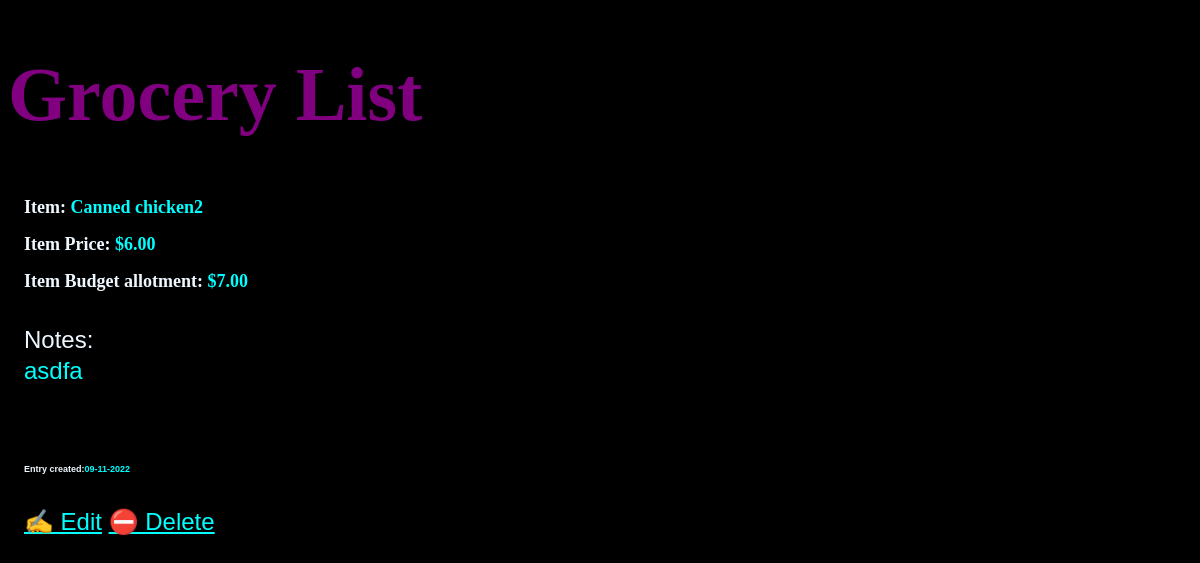
/list_items/18, run on the app's committed database.
### list_items/models.py (models this page shows, shortened)
class List_items(models.Model):
    groc_item = models.CharField(max_length=70)
    notes = models.TextField()
    item_price = models.DecimalField(max_digits=8, decimal_places=2)
    budget = models.DecimalField(max_digits=8, decimal_places=2)
    date_created = models.DateTimeField(default=timezone.now)
    class Meta:
        verbose_name_plural = "ListItems"

### list_items/views.py (the view)
class List_itemsDetailView(DetailView):
    model = List_items

### list_items/templates/list_items/list_items_detail.html
{% extends "list_items/base.html" %}
{% block content %}
<article>
    <h3><span id="grocitemspan">Item: </span>{{ list_items.groc_item }}</h3>
    <br>
    <h4><span id="itemspan">Item Price: </span> ${{ list_items.item_price }}</h4>
    <br>
    <h5><span id="budgetspan">Item Budget allotment: </span>${{ list_items.budget }}</h5>
    <br>
    <p><span id="notespan">Notes:</span><br>
        {{ list_items.notes }}
    </p>
    <br><br>
    <h6><span id="datespan">Entry created:</span>{{ list_items.date_created|date:'m-d-Y' }}</h6>
</article>
<p>
    <a href="{% url 'list_items-update' list_items.id %}">✍️ Edit</a>
    <a href="{% url 'list_items-delete' list_items.id %}">⛔ Delete</a>
</p>
{% endblock %}

### list_items/static/css/grocery.css (style rules this page uses)
* { box-sizing: content-box; }
body { background-color: black; }
body { font-family: sans-serif; font-size: 20px; }
a { color: inherit; }
h3 { font: size 20px; margin: 0; display: inline-block; padding: 0.5rem 1rem; vertical-align: top; font-family: cursive; color: aqua; font-size: large; }
h4, h5 { color: aqua; font-size: 1.4em; margin: 0; display: inline-block; padding: 0.5rem 1rem; vertical-align: top; font-family: cursive; font-size: large; }
h6 { margin: 0; display: inline-block; padding: 0.5rem 1rem; vertical-align: top; color: aqua; font-size: xx-small; }
article { margin-bottom: 0.5rem; }
p { font-size: 1.2em; padding-left: 1rem; line-height: 1.3em; max-width: 36rem; color: aqua; }
#grocitemspan { color: aliceblue; }
#itemspan { color: aliceblue; }
#budgetspan { color: aliceblue; }
#notespan { color: aliceblue; }
#datespan { color: aliceblue; }

### data on the page
List_items: groc_item "Canned chicken2", item_price "6.00", budget "7.00", notes "asdfa", date_created "09-11-2022"
